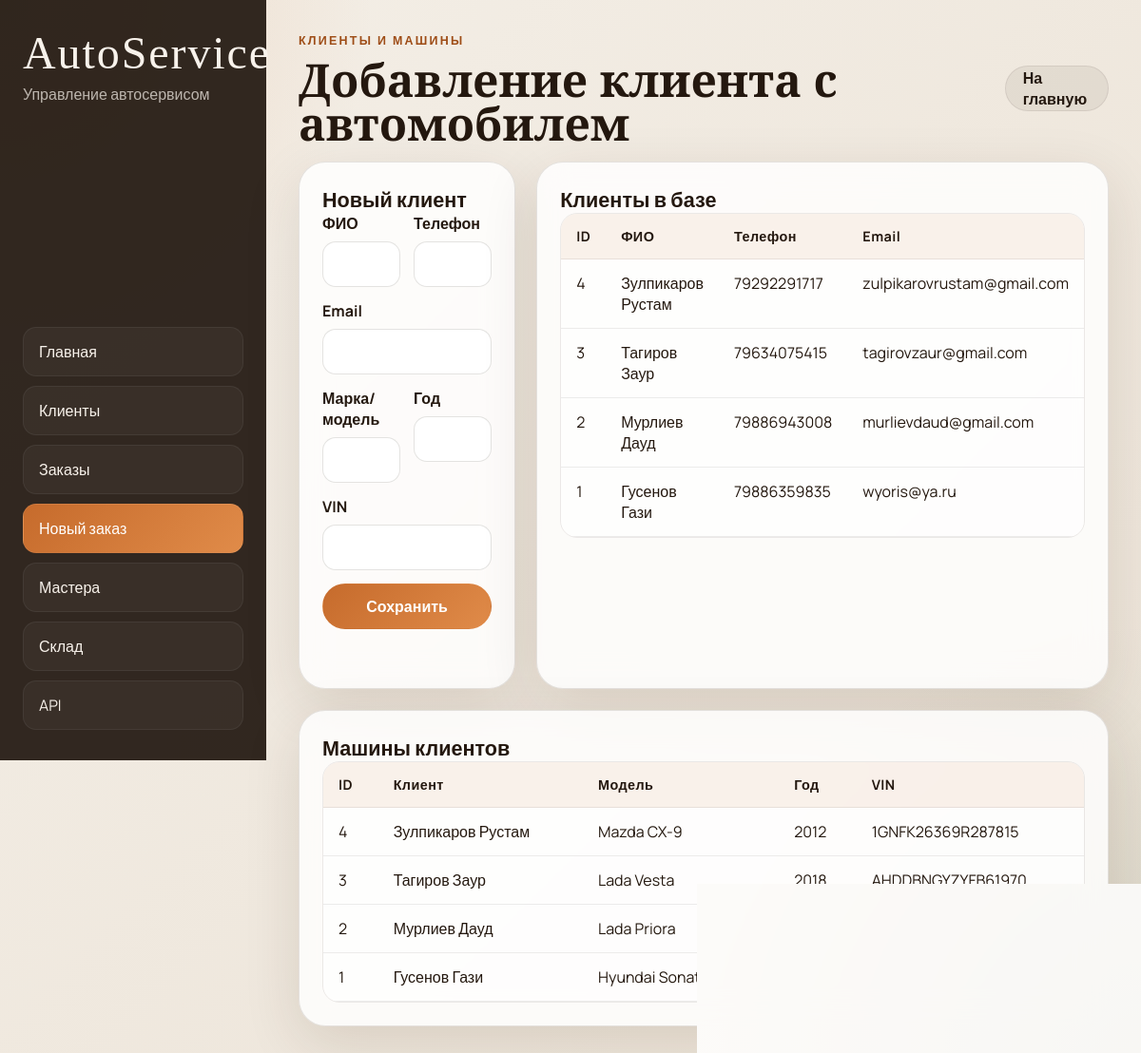
The app's page /clients with its own data.
### tables this page shows
CREATE TABLE clients (
	client_id INTEGER PRIMARY KEY AUTOINCREMENT,
	full_name TEXT NOT NULL,
	phone_number VARCHAR(11) NOT NULL UNIQUE,
	email TEXT UNIQUE
	CONSTRAINT email_check CHECK(email like '%@%.%')
);

CREATE TABLE cars (
	car_id INTEGER PRIMARY KEY AUTOINCREMENT,
	client_id INTEGER,
	car_model TEXT NOT NULL,
	year INTEGER NOT NULL,
	vin VARCHAR(17) NOT NULL UNIQUE,
	FOREIGN KEY (client_id) REFERENCES clients(client_id) ON DELETE CASCADE
);

### autoservice/ui.py (the view)
@ui.route('/clients')
def clients_page():
    tables = get_tables()
    clients = db.session.execute(
        select(tables['clients']).order_by(desc(tables['clients'].c.client_id))
    ).mappings().all()
    cars = db.session.execute(
        select(
            tables['cars'].c.car_id,
            tables['cars'].c.client_id,
            tables['cars'].c.car_model,
            tables['cars'].c.year,
            tables['cars'].c.vin,
            tables['clients'].c.full_name,
        )
        .select_from(tables['cars'].join(tables['clients'], tables['cars'].c.client_id == tables['clients'].c.client_id))
        .order_by(desc(tables['cars'].c.car_id))
    ).mappings().all()
    return render_template('clients.html', clients=clients, cars=cars)

### autoservice/ui.py (called while the page is built)
def get_tables():
    return current_app.extensions['autoservice_tables']

### templates/clients.html (shortened to what this page needs)
{% extends 'base.html' %}
{% block content %}
<section class="page-head">
  <div>
    <p class="eyebrow">Клиенты и машины</p>
    <h1>Добавление клиента с автомобилем</h1>
  </div>
  <a class="button button-secondary" href="{{ url_for('ui.dashboard') }}">На главную</a>
</section>
<section class="grid-two">
  <article class="panel">
    <h2>Новый клиент</h2>
    <form id="client-form" class="stack-form" data-success-text="Клиент добавлен">
      <div class="field-grid">
        <label>ФИО<input name="full_name" required></label>
        <label>Телефон<input name="phone_number" required></label>
      </div>
      <label>Email<input name="email" type="email"></label>
      <div class="field-grid">
        <label>Марка/модель<input name="car_model" required></label>
        <label>Год<input name="year" type="number" required></label>
      </div>
      <label>VIN<input name="vin" maxlength="17" required></label>
      <button class="button button-primary" type="submit">Сохранить</button>
      <div class="form-message" data-message></div>
    </form>
  </article>
  <article class="panel">
    <h2>Клиенты в базе</h2>
    <div class="table-wrap table-wrap--compact">
      <table>
        <thead><tr><th>ID</th><th>ФИО</th><th>Телефон</th><th>Email</th></tr></thead>
        <tbody>
          {% for client in clients %}
          <tr>
            <td>{{ client.client_id }}</td>
            <td>{{ client.full_name }}</td>
            <td>{{ client.phone_number }}</td>
            <td>{{ client.email or '—' }}</td>
          </tr>
          {% else %}
          <tr><td colspan="4" class="empty">Клиентов пока нет</td></tr>
          {% endfor %}
        </tbody>
      </table>
    </div>
  </article>
</section>
<section class="panel panel-spaced">
  <h2>Машины клиентов</h2>
  <div class="table-wrap">
    <table>
      <thead><tr><th>ID</th><th>Клиент</th><th>Модель</th><th>Год</th><th>VIN</th></tr></thead>
      <tbody>
        {% for car in cars %}
        <tr>
          <td>{{ car.car_id }}</td>
          <td>{{ car.full_name }}</td>
          <td>{{ car.car_model }}</td>
          <td>{{ car.year }}</td>
          <td>{{ car.vin }}</td>
        </tr>
        {% else %}
        <tr><td colspan="5" class="empty">Машин пока нет</td></tr>
        {% endfor %}
      </tbody>
    </table>
  </div>
</section>
{% endblock %}

### static/styles.css (style rules this page uses)
:root { --bg: #f4efe7; --bg-2: #ebe2d6; --panel: rgba(255, 255, 255, 0.82); --panel-border: rgba(52, 35, 20, 0.12); --text: #24180f; --muted: #6f5d4c; --accent: #c66b2c; --accent-dark: #9e4d17; --accent-soft: rgba(198, 107, 44, 0.12); --danger: #b43b2f; --shadow: 0 18px 60px rgba(57, 33, 10, 0.12); --radius-xl: 28px; --radius-lg: 20px; --radius-md: 14px; }
* { box-sizing: border-box; }
html, body { min-height: 100%; }
body { margin: 0; color: var(--text); font-family: 'Manrope', sans-serif; background: radial-gradient(circle at top left, rgba(198, 107, 44, 0.18), transparent 24%), radial-gradient(circle at bottom right, rgba(87, 116, 84, 0.15), transparent 28%), linear-gradient(135deg, var(--bg) 0%, var(--bg-2) 100%); }
a { color: inherit; text-decoration: none; }
button, input, select, textarea { font: inherit; }
.hero, .panel, .stat-card, .selection-card { backdrop-filter: blur(16px); background: var(--panel); border: 1px solid var(--panel-border); box-shadow: var(--shadow); }
.hero h1, .page-head h1 { margin: 0; font-family: 'Cormorant Garamond', serif; font-size: clamp(2.3rem, 4vw, 4.2rem); line-height: 0.95; }
.eyebrow { margin: 0 0 10px; text-transform: uppercase; letter-spacing: 0.18em; color: var(--accent-dark); font-size: 0.78rem; font-weight: 800; }
.button { display: inline-flex; align-items: center; justify-content: center; min-height: 48px; padding: 0 18px; border-radius: 999px; border: 1px solid transparent; cursor: pointer; transition: transform 0.2s ease, opacity 0.2s ease, background 0.2s ease; font-weight: 700; }
.button-primary { background: linear-gradient(135deg, var(--accent), #e08b49); color: #fff; }
.button-secondary { background: rgba(36, 24, 15, 0.06); color: var(--text); border-color: rgba(36, 24, 15, 0.08); }
.panel { padding: 24px; border-radius: var(--radius-xl); }
.panel-spaced { margin-top: 22px; }
.panel-header, .page-head { display: flex; justify-content: space-between; gap: 16px; align-items: center; margin-bottom: 18px; }
.panel-header h2, .panel h2 { margin: 0; font-size: 1.35rem; }
.table-wrap { overflow-x: auto; border-radius: 18px; border: 1px solid rgba(36, 24, 15, 0.08); }
.table-wrap table { width: 100%; border-collapse: collapse; min-width: 720px; background: rgba(255, 255, 255, 0.6); }
.table-wrap--compact table { min-width: 520px; }
th, td { padding: 14px 16px; border-bottom: 1px solid rgba(36, 24, 15, 0.08); text-align: left; vertical-align: top; }
th { background: rgba(198, 107, 44, 0.09); font-size: 0.9rem; letter-spacing: 0.03em; }
.grid-two { display: grid; grid-template-columns: 1fr 1.1fr; gap: 22px; }
.stack-form { display: flex; flex-direction: column; gap: 14px; }
label { display: flex; flex-direction: column; gap: 8px; font-weight: 700; }
input, select { width: 100%; min-height: 48px; border-radius: 14px; border: 1px solid rgba(36, 24, 15, 0.12); background: rgba(255, 255, 255, 0.92); padding: 0 14px; outline: none; }
.field-grid { display: grid; grid-template-columns: repeat(2, minmax(0, 1fr)); gap: 14px; }
.form-message { min-height: 24px; font-weight: 700; color: var(--muted); }

### records on screen
clients: full_name "Зулпикаров Рустам", phone_number "79292291717", email "zulpikarovrustam@gmail.com", full_name "Зулпикаров Рустам"
clients: full_name "Тагиров Заур", phone_number "79634075415", email "tagirovzaur@gmail.com", full_name "Тагиров Заур"
clients: full_name "Мурлиев Дауд", phone_number "79886943008", email "murlievdaud@gmail.com", full_name "Мурлиев Дауд"
clients: full_name "Гусенов Гази", phone_number "79886359835", email "wyoris@ya.ru", full_name "Гусенов Гази"
cars: car_model "Mazda CX-9", year "2012", vin "1GNFK26369R287815"
cars: car_model "Lada Vesta", year "2018", vin "AHDDBNGYZYFB61970"
cars: car_model "Lada Priora"
cars: car_model "Hyundai Sonata LF"

### other values on screen
{{ client.client_id }} "4" "3" "2" "1"
{{ car.car_id }} "4" "3" "2" "1"
